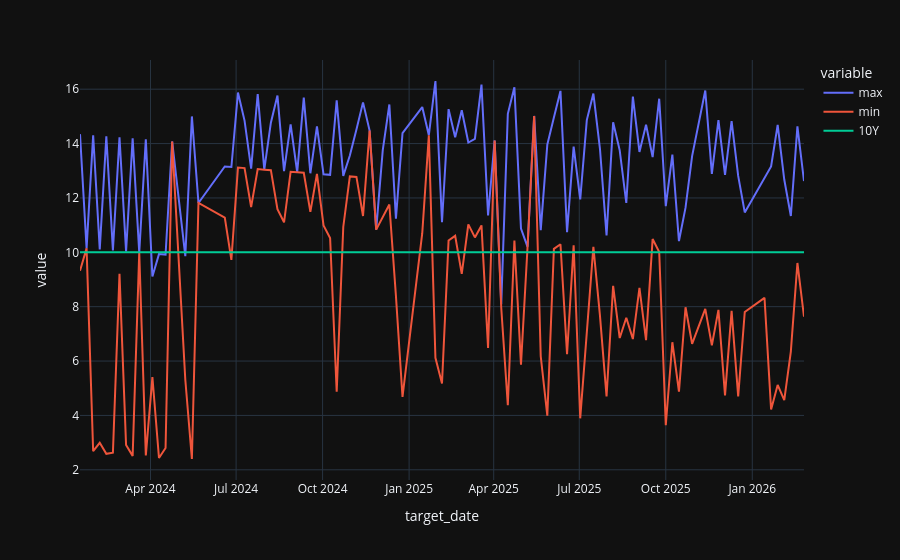

Here is the notebook cell this chart was saved with:
### Code cell
mdf = next(iter(raw_dfs[TargetType.FIRST].values())).query('target == 1').groupby('target_date')['years_to_maturity'].agg(['max', 'min'])
mdf['10Y'] = 10
# mdf['delta'] = mdf['max'] - mdf['min']
mdf.plot(backend='plotly')
